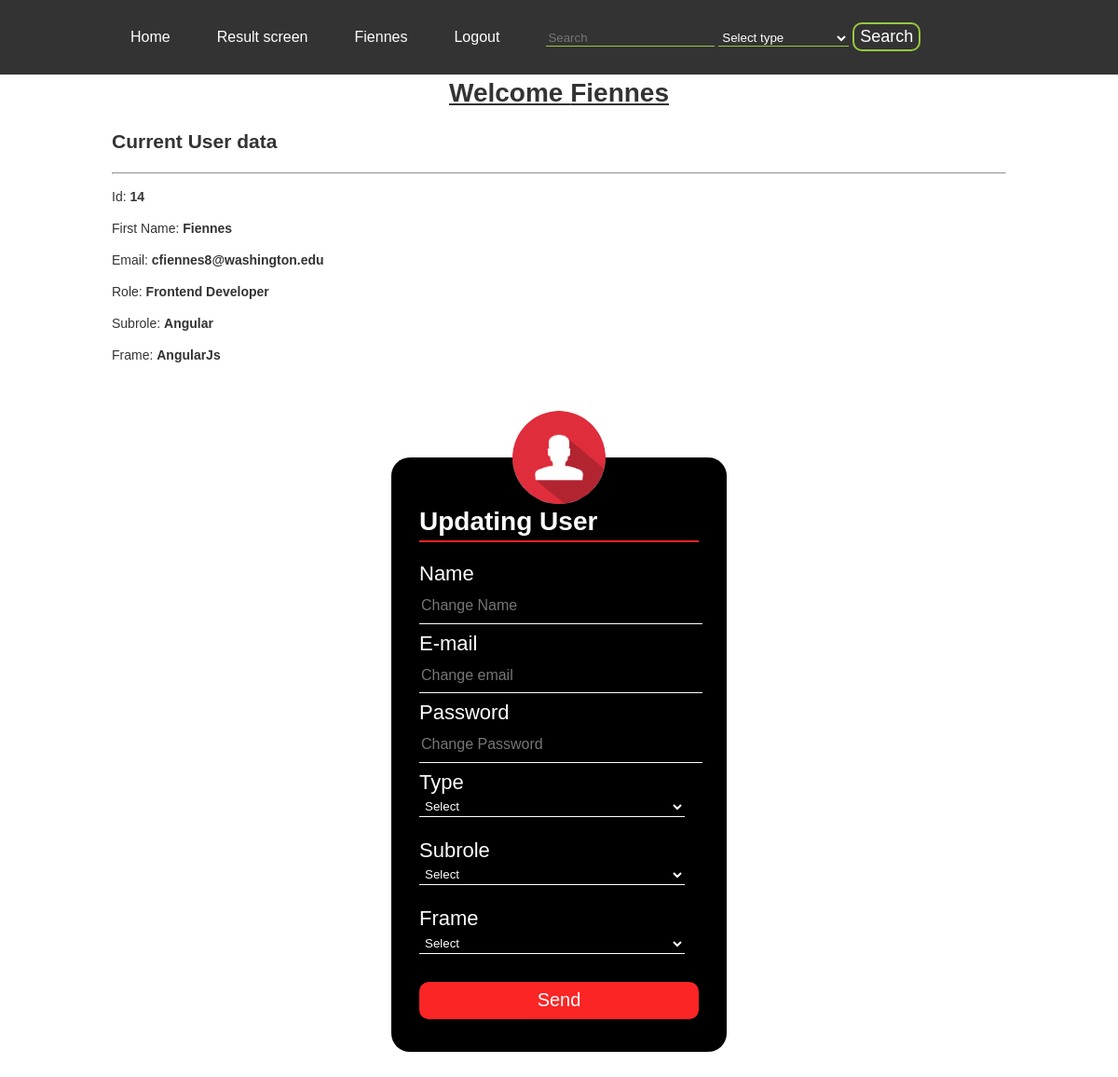
The page /pages/edit?id=14 (signed in) on the database its author committed.
### tables this page shows
CREATE TABLE IF NOT EXISTS `users` (
  `id_user` int(11) NOT NULL AUTO_INCREMENT,
  `name` varchar(45) NOT NULL,
  `email` varchar(255) NOT NULL,
  `password` varchar(45) NOT NULL,
  `role_id` int(11) NOT NULL,
  `subrole_id` int(11) NOT NULL,
  `sub_subrole_id` int(11) NOT NULL,
  PRIMARY KEY (`id_user`),
  KEY `users_roles_idx` (`role_id`),
  KEY `users_subroles_idx` (`subrole_id`),
  KEY `users_sub_subroles_idx` (`sub_subrole_id`)
);

CREATE TABLE IF NOT EXISTS `roles` (
  `id_role` int(11) NOT NULL AUTO_INCREMENT,
  `description` varchar(45) NOT NULL,
  PRIMARY KEY (`id_role`)
);

CREATE TABLE IF NOT EXISTS `subroles` (
  `id_subroles` int(11) NOT NULL AUTO_INCREMENT,
  `sdescription` varchar(45) NOT NULL,
  `roles_id` int(11) NOT NULL,
  PRIMARY KEY (`id_subroles`),
  KEY `subroles_roles_idx` (`roles_id`)
);

CREATE TABLE IF NOT EXISTS `sub_subroles` (
  `id_sub_subroles` int(11) NOT NULL AUTO_INCREMENT,
  `ssdescription` varchar(45) NOT NULL,
  `subrole_id` int(11) NOT NULL,
  PRIMARY KEY (`id_sub_subroles`),
  KEY `sub_subroles_subrole_idx` (`subrole_id`)
);

### classes/View.php (called while the page is built, shortened)
<?php
class View
{
	public static function load(string $folder, string $file)
	{
		require_once('./view/inc/header.php');
		require_once('./view/' . $folder . '/' . $file . '.php');
		require_once('./view/inc/footer.php');
	}
}

### controller/PagesController.php (called while the page is built, shortened)
<?php
class PagesController
{
    public function edit()
    {
        global $conn;
        $oneuser = new User($conn);
        if(isset($_GET['id'])){
            View::$data['one_user'] = $oneuser->getOneUser($_GET['id']);
        }
        View::load('user', 'edit');
    }
}

### classes/Router.php (called while the page is built, shortened)
<?php
class Router
{
	protected $controller = 'PagesController';
	protected $method = 'home';
	protected $url;
	public function __construct($request)
	{
		$this->url = $request;
		$this->availableRoutes();
	}
	public function availableRoutes()
	{
		if (isset($this->url->url_parts[0])) {
			$controller_base = $this->url->url_parts[0];
			$controller_name = ucfirst($controller_base).'Controller';
			if (file_exists('./controller/' . $controller_name . '.php')) {
				$this->controller = $controller_name;
			}
			$this->controller = new $this->controller;
		}
		if (isset($this->url->url_parts[1])) {
			if (method_exists($this->controller, $this->url->url_parts[1])) {
				$this->method = $this->url->url_parts[1];
			}
		}
		$this->params = $this->url->url_parts ? array_values($this->url->url_parts) : [];
		call_user_func_array(array($this->controller, $this->method), $this->params);
	}
}

### index.php (called while the page is built, shortened)
<?php
$request = new Request();
$router = new Router($request);

### model/User.php (called while the page is built, shortened)
<?php
class User
{
	protected $conn = null;
	public function __construct($db)
	{
		$this->conn = $db;
	}
    public function getOneUser($id_user)
    {
        $query  = 'select u.id_user, u.name, u.email, u.password, r.description, s.sdescription, ss.ssdescription';
        $query .= ' from users as u';
        $query .= ' join roles as r on u.role_id = r.id_role';
        $query .= ' join subroles as s on u.subrole_id = s.id_subroles';
        $query .= ' join sub_subroles as ss on u.sub_subrole_id = ss.id_sub_subroles';
        $query .= ' where id_user = :id_user';
        $stmt = $this->conn->prepare($query);
        $stmt->bindParam(':id_user', $id_user);
        $stmt->execute();
        $result = $stmt->fetchAll(PDO::FETCH_ASSOC);
        if ($result) {
            return $result;
        }
        return false;
    }
}

### classes/Request.php (called while the page is built, shortened)
<?php
class Request
{
	protected function get()
	{
		if (isset($_GET['url'])) {
      		return $this->url_parts = explode('/', filter_var(rtrim($_GET['url'], '/'), FILTER_SANITIZE_URL));
    	}
	}
}

### view/user/edit.php (the view, shortened to what this page needs)
<div class="container">
	<div class="details">
		<h2>Current User data</h2>
		<?php foreach (View::$data['one_user'] as $user): ?>
			<hr>
			<p>Id:  <b><?php 		echo $user['id_user']; ?></p></b>
			<p>First Name:  <b><?php 	echo ucfirst($user['name']); ?></p></b>
			<p>Email:  <b><?php 		echo $user['email']; ?></p></b>
			<p>Role:  <b><?php 			echo ucfirst($user['description']); ?></p></b>
			<p>Subrole:  <b><?php 			echo ucfirst($user['sdescription']); ?></p></b>
			<p>Frame:  <b><?php 			echo ucfirst($user['ssdescription']); ?></p></b>
		<?php endforeach; ?>
	</div>
</div>
<div class="formContainer">
		<img class="avatar" src="../../pictures/avatar.png">
		<h1>Updating User</h1>
		<form action="/pages/update" method="post">
			<label for="name">Name</label>
			<input type="text" name="name" placeholder="Change Name" value="">
			<label for="email">E-mail</label>
			<input type="email" name="email" placeholder="Change email" value="">
			<label for="password">Password</label>
			<input type="password" name="password" placeholder="Change Password">
			<label for="role_id">Type</label>
          					<select name="role_id" class="role">
		                    <option value="" disabled selected hidden>Select</option>
		                </select>
		    <label for="subrole_id">Subrole</label>
          					<select name="subrole_id" class="subrole">
		                    <option value="" disabled selected hidden>Select</option>
		                </select>
		    <label for="sub_subrole_id">Frame</label>
          					<select name="sub_subrole_id" class="subsubrole">
		                    <option value="" disabled selected hidden>Select</option>
		                </select>
			<input type="submit" name="edit_user" value="Send">
		</form>
	</div>

### assets/css/main.css (style rules this page uses)
body { margin: 0 auto; font-family: 'Montserrat', sans-serif; font-size: 14px; line-height: 1.42857143; color: #333; background-color: #fff; }
.search form input[type="text"], select { border: none; border-bottom: 1px solid #96c93f; background: transparent; outline: none; color: #fff; }
.search form input:-internal-autofill-selected, select option { background-color: #333; color: #fff; }
.container { width: 80%; margin: 0 auto; margin-bottom: 50px; }
.formContainer { width: 30%; background: #000; border-radius: 20px; color: #fff; margin: 0 auto; margin-bottom: 30px; margin-top: 100px; transform: translate(0%, 0%); box-sizing: border-box; padding: 30px 30px; }
.avatar { width: 100px; height: 100px; border-radius: 50%; position: absolute; top: -50px; left: calc(50% - 50px); }
.formContainer > h1 { border-bottom: 2px solid #fb2525; }
.formContainer label { margin: 0; padding: 0 0 20px; text-align: center; font-size: 22px; }
.formContainer input { width: 100%; margin-bottom: 5px; }
.formContainer input[type="text"], input[type="password"], input[type="email"], input[type="number"] { border: none; border-bottom: 1px solid #fff; background: transparent; outline: none; height: 35px; color: #fff; font-size: 16px; }
.formContainer select { border: none; border-bottom: 1px solid #fff; outline: none; width: 95%; margin-bottom: 20px; padding: 2px; background: transparent; color: #fff; }
.formContainer select option { background-color: #000; color: #fff; }
.formContainer input[type="submit"] { border: none; outline: none; margin-top: 10px; height: 40px; background: #fb2525; color: #fff; font-size: 20px; border-radius: 10px; }

### rows shown on the page
users: id_user "14", name "Fiennes", email "cfiennes8@washington.edu", role.description "Frontend Developer", subrole.sdescription "Angular", sub_subrole.ssdescription "AngularJs"

### other values the page prints
$_SESSION['user']['name'] "Fiennes"
